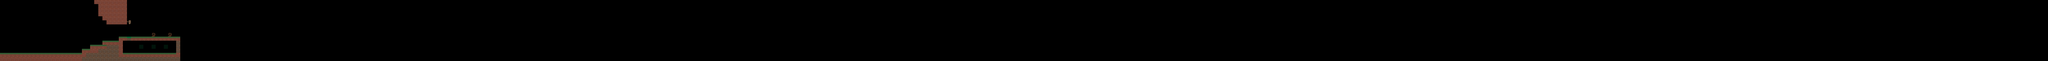

Rendered tile map (Tiled .tmx) drawn with the repository's tilesets; below, a short description and the map source with its tile grids summarised:
An orthogonal 500x15 tile map with 72x72 px tiles, 5 tile layers (Cave_layer, Foreground_layer, ForeForeGround_layer, Background_layer, ...).

<map version="1.0" orientation="orthogonal" renderorder="right-down" width="500" height="15" tilewidth="72" tileheight="72" nextobjectid="1">
 <tileset firstgid="1" name="Tileset" tilewidth="72" tileheight="72">
  <image source="Spritesheet03.png" width="512" height="512" />
  <tile id="18">
   <properties>
    <property name="Collectible" value="true" />
   </properties>
  </tile>
  <tile id="19">
   <properties>
    <property name="Collision" value="true" />
   </properties>
  </tile>
  <tile id="20">
   <properties>
    <property name="Deadly" value="true" />
   </properties>
  </tile>
  <tile id="21">
   <properties>
    <property name="Hazard" value="true" />
   </properties>
  </tile>
  <tile id="23">
   <properties>
    <property name="Thorn" value="true" />
   </properties>
  </tile>
  <tile id="24">
   <properties>
    <property name="ThornUp" value="true" />
   </properties>
  </tile>
  <tile id="25">
   <properties>
    <property name="ThornUp2" value="true" />
   </properties>
  </tile>
  <tile id="27">
   <properties>
    <property name="PflockEcke" value="true" />
   </properties>
  </tile>
  <tile id="28">
   <properties>
    <property name="Pflock" value="true" />
   </properties>
  </tile>
 </tileset>
 <layer name="Cave_layer" width="500" height="15">
  <data>[7500 cells, 0 non-empty, 0 distinct tile ids]</data>
 </layer>
 <layer name="Foreground_layer" width="500" height="15">
  <data>[7500 cells, 1 non-empty, 1 distinct tile ids]</data>
 </layer>
 <layer name="ForeForeGround_layer" width="500" height="15">
  <data>[7500 cells, 0 non-empty, 0 distinct tile ids]</data>
 </layer>
 <layer name="Background_layer" width="500" height="15">
  <data>[7500 cells, 172 non-empty, 5 distinct tile ids]</data>
 </layer>
 <layer name="Meta_layer" width="500" height="15" opacity="0.5">
  <data>[7500 cells, 128 non-empty, 2 distinct tile ids]</data>
 </layer>
</map>
